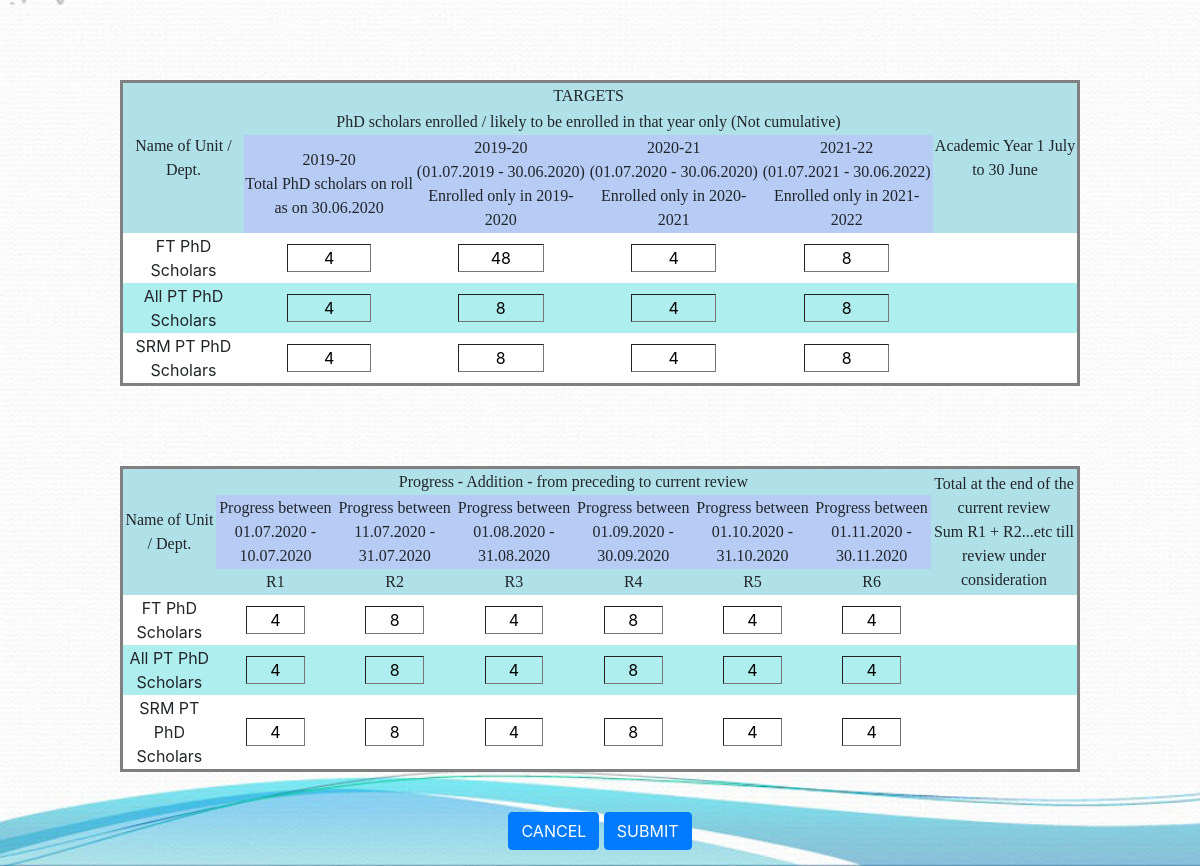
Screenshot of /edittable.php (signed in) with the database file from the repository.
### tables this page shows
CREATE TABLE `targets` (
  `dept_name` text NOT NULL,
  `enrolled_on_30.06` int(1) NOT NULL,
  `enrolled_on_19-20` int(1) NOT NULL,
  `enrolled_on_20-21` int(1) NOT NULL,
  `enrolled _on_21-22` int(1) NOT NULL
);

CREATE TABLE `progress` (
  `Dept Name` text NOT NULL,
  `R1` int(1) NOT NULL,
  `R2` int(1) NOT NULL,
  `R3` int(1) NOT NULL,
  `R4` int(1) NOT NULL,
  `R5` int(1) NOT NULL,
  `R6` int(1) NOT NULL,
  `sum` int(1) NOT NULL
);

### edittable.php (the view, shortened to what this page needs)
<?php include 'config.php';
$sql = "SELECT *  FROM `targets` WHERE `dept_name` = 'FT PhD'";
          $retval = mysqli_query($conn, $sql);
          $row=mysqli_fetch_assoc($retval);
          $enrolled301a=$row['enrolled_on_30.06'];
          $enrolled191a=$row['enrolled_on_19-20'];
          $enrolled201a=$row['enrolled_on_20-21'];
          $enrolled211a=$row['enrolled _on_21-22'];
$sql = "SELECT *  FROM `targets` WHERE `dept_name` = 'PT PhD'";
          $retval = mysqli_query($conn, $sql);
          $row=mysqli_fetch_assoc($retval);
          $enrolled302b=$row['enrolled_on_30.06'];
          $enrolled192b=$row['enrolled_on_19-20'];
          $enrolled202b=$row['enrolled_on_20-21'];
          $enrolled212b=$row['enrolled _on_21-22'];
$sql = "SELECT *  FROM `targets` WHERE `dept_name` = 'SRM PT PhD'";
          $retval = mysqli_query($conn, $sql);
          $row=mysqli_fetch_assoc($retval);
          $enrolled303c=$row['enrolled_on_30.06'];
          $enrolled193c=$row['enrolled_on_19-20'];
          $enrolled203c=$row['enrolled_on_20-21'];
          $enrolled213c=$row['enrolled _on_21-22'];
$sql = "SELECT * FROM `progress` WHERE `Dept Name` = 'FT PhD'";
         $retval = mysqli_query($conn, $sql);
         $row=mysqli_fetch_assoc($retval);
         $R11a=$row['R1'];
         $R21a=$row['R2'];
         $R31a=$row['R3'];
         $R41a=$row['R4'];
         $R51a=$row['R5'];
         $R61a=$row['R6'];
$sql = "SELECT * FROM `progress` WHERE `Dept Name` = 'PT PhD'";
         $retval = mysqli_query($conn, $sql);
         $row=mysqli_fetch_assoc($retval);
         $R12b=$row['R1'];
         $R22b=$row['R2'];
         $R32b=$row['R3'];
         $R42b=$row['R4'];
         $R52b=$row['R5'];
         $R62b=$row['R6'];
$sql = "SELECT * FROM `progress` WHERE `Dept Name` = 'SRM PT PhD'";
         $retval = mysqli_query($conn, $sql);
         $row=mysqli_fetch_assoc($retval);
         $R13c=$row['R1'];
         $R23c=$row['R2'];
         $R33c=$row['R3'];
         $R43c=$row['R4'];
         $R53c=$row['R5'];
         $R63c=$row['R6'];
$user = $_SESSION['username'];
$sql = "SELECT *  FROM `privilage` WHERE `name` = '$user'";
$retval = mysqli_query($conn, $sql);
$privilege = mysqli_fetch_assoc($retval);
?>
<!DOCTYPE html>
<html>
   <head>
			<link rel ="stylesheet" type= "text/css" href= "stylesheets/table.css">
			<link rel="stylesheet" type="text/css" href="https://stackpath.bootstrapcdn.com/bootstrap/4.5.0/css/bootstrap.min.css">
   </head>
   <body>
     <form action="" method="post">
       <table>
          <tr class="head">
            <td rowspan="3">Name of Unit / Dept.</th>
            <td colspan="4">TARGETS</td>
            <td rowspan="3">Academic Year 1 July to 30 June</td>
          </tr>
          <tr class="head1">
            <td colspan="4">PhD scholars enrolled / likely to be enrolled in that year only (Not cumulative)</td>
          </tr>
          <tr class="head2">
						<td>2019-20 <br> Total PhD scholars on roll <br> as on 30.06.2020</td>
            <td>2019-20 <br> (01.07.2019 - 30.06.2020) <br> Enrolled only in 2019-2020</td>
            <td>2020-21 <br> (01.07.2020 - 30.06.2020) <br> Enrolled only in 2020-2021</td>
            <td>2021-22 <br> (01.07.2021 - 30.06.2022) <br> Enrolled only in 2021-2022</td>
          </tr>
          <tr class="odd">
            <td>FT PhD Scholars</td>
						<?php
						if ($privilege['enrolled_on_30.06'] == '1') {
							echo '<td><input  type="text" name="enrolled30F" value='.$enrolled301a.'> </td>';
						}
						else {
							echo '<td> <input type="text" style="border:hidden;" name="enrolled30F" value='.$enrolled301a.' readonly></td>';
						}
						if ($privilege['enrolled_on_19-20'] == '1') {
							echo '<td><input  type="text" name="enrolled19F" value='.$enrolled191a.' > </td>';
						}
						else {
							echo '<td> <input type="text" style="border:hidden;" name="enrolled19F" value='.$enrolled191a.' readonly></td>';
						}
						if ($privilege['enrolled_on_20-21'] == '1') {
							echo '<td><input  type="text" name="enrolled20F" value='.$enrolled201a.' > </td>';
						}
						else {
							echo '<td> <input type="text" style="border:hidden;"name="enrolled20F" value='.$enrolled201a.' readonly></td>';
						}
						if ($privilege['enrolled _on_21-22'] == '1') {
							echo '<td><input  type="text" name="enrolled21F" value='.$enrolled211a.' > </td>';
						}
						else {
							echo '<td> <input type="text" style="border:hidden;" name="enrolled21F" value='.$enrolled211a.' readonly></td>';
						}
						?>
            <td></td>
					</tr>
					<tr class="even">
						<td>All PT PhD Scholars</td>
						<?php
						if ($privilege['enrolled_on_30.06'] == '1') {
							echo '<td><input  type="text" name="enrolled30P" value='.$enrolled302b.' > </td>';
						}
						else {
							echo '<td> <input type="text" style="border:hidden;"  name="enrolled30P" value='.$enrolled302b.' readonly></td>';
						}
						if ($privilege['enrolled_on_19-20'] == '1') {
							echo '<td><input  type="text" name="enrolled19P" value='.$enrolled192b.' > </td>';
						}
						else {
							echo '<td> <input type="text" style="border:hidden;" name="enrolled19P" value='.$enrolled192b.' readonly></td>';
						}
						if ($privilege['enrolled_on_20-21'] == '1') {
							echo '<td><input  type="text" name="enrolled20P" value='.$enrolled202b.' > </td>';
						}
						else {
							echo '<td> <input type="text" style="border:hidden;" name="enrolled20P" value='.$enrolled202b.' readonly></td>';
						}
						if ($privilege['enrolled _on_21-22'] == '1') {
							echo '<td><input  type="text" name="enrolled21P" value='.$enrolled212b.' > </td>';
						}
						else {
							echo '<td> <input type="text" style="border:hidden;"  name="enrolled21P" value='.$enrolled212b.' readonly></td>';
						}
						?>
						<td></td>
					</tr>
          <tr class="odd">
            <td>SRM PT PhD Scholars</td>
						<?php
						if ($privilege['enrolled_on_30.06'] == '1') {
							echo '<td><input  type="text" name="enrolled30S" value='.$enrolled303c.' > </td>';
						}
						else {
							echo '<td> <input type="text" style="border:hidden;" name="enrolled30S" value='.$enrolled303c.' readonly></td>';
						}
						if ($privilege['enrolled_on_19-20'] == '1') {
							echo '<td><input  type="text" name="enrolled19S" value='.$enrolled193c.' > </td>';
						}
						else {
							echo '<td> <input type="text" style="border:hidden;" name="enrolled19S" value='.$enrolled193c.' readonly></td>';
						}
						if ($privilege['enrolled_on_20-21'] == '1') {
							echo '<td><input  type="text" name="enrolled20S" value='.$enrolled203c.' > </td>';
						}
						else {
							echo '<td> <input type="text" style="border:hidden;"  name="enrolled20S" value='.$enrolled203c.' readonly></td>';
						}
						if ($privilege['enrolled _on_21-22'] == '1') {
							echo '<td><input  type="text" name="enrolled21S" value='.$enrolled213c.' > </td>';
						}
						else {
							echo '<td> <input type="text" style="border:hidden;" name="enrolled21S" value='.$enrolled213c.' readonly></td>';
						}
						?>
						<td></td>
          </tr>
       </table>
       <table>
				 <tr class="head">
 					<td rowspan="3">Name of Unit / Dept.</td>
           <td colspan="6"> Progress - Addition - from preceding to current review</td>
 					<td rowspan="3">Total at the end of the current review <br> Sum R1 + R2...etc till review under consideration</td>
         </tr>
         <tr class="head2">
           <td>Progress between <br> 01.07.2020 - 10.07.2020</td>
           <td>Progress between <br> 11.07.2020 - 31.07.2020</td>
           <td>Progress between <br> 01.08.2020 - 31.08.2020</td>
           <td>Progress between <br> 01.09.2020 - 30.09.2020</td>
           <td>Progress between <br> 01.10.2020 - 31.10.2020</td>
           <td>Progress between <br> 01.11.2020 - 30.11.2020</td>
         </tr>
         <tr class="head1">
           <td>R1</td>
           <td>R2</td>
           <td>R3</td>
           <td>R4</td>
           <td>R5</td>
           <td>R6</td>
 				</tr>
          <tr class="odd">
            <td class="odd">FT PhD Scholars</td>
						<?php
						if ($privilege['R1'] == '1') {
							echo '<td><input  type="text" name="R1F" value='.$R11a.' > </td>';
						}
						else {
							echo '<td> <input type="text" style="border:hidden;" name="R1F" value='.$R11a.' readonly></td>';
						}
						if ($privilege['R2'] == '1') {
							echo '<td><input  type="text" name="R2F" value='.$R21a.' > </td>';
						}
						else {echo '<td> <input type="text" style="border:hidden;" name="R2F" value='.$R21a.' readonly></td>';}
						if ($privilege['R3'] == '1') {
							echo '<td><input  type="text" name="R3F" value='.$R31a.' > </td>';
						}
						else {
							echo '<td> <input type="text" style="border:hidden;" name="R3F" value='.$R31a.' readonly></td>';
						}
						if ($privilege['R4'] == '1') {
							echo '<td><input  type="text" name="R4F" value='.$R41a.' > </td>';
						}
						else {
							echo '<td> <input type="text" style="border:hidden;" name="R4F" value='.$R41a.' readonly></td>';
						}
						if ($privilege['R5'] == '1') {
							echo '<td><input  type="text" name="R5F" value='.$R51a.' > </td>';
						}
						else {
							echo '<td> <input type="text" style="border:hidden;" name="R5F" value='.$R51a.' readonly></td>';
						}
						if ($privilege['R6'] == '1') {
							echo '<td><input  type="text" name="R6F" value='.$R61a.' > </td>';
						}
						else {
							echo '<td> <input type="text" style="border:hidden;" name="R6F" value='.$R61a.' readonly></td>';
						}
						?>
						<td></td>
          </tr>
          <tr class="even">
            <td>All PT PhD Scholars</td>
						<?php
						if ($privilege['R1'] == '1') {
							echo '<td><input  type="text" name="R1P" value='.$R12b.' > </td>';
						}
						else {
							echo '<td> <input type="text" style="border:hidden;" name="R1P" value='.$R12b.' readonly></td>';
						}
						if ($privilege['R2'] == '1') {
							echo '<td><input  type="text" name="R2P" value='.$R22b.' > </td>';
						}
						else {
							echo '<td> <input type="text" style="border:hidden;" name="R2P" value='.$R22b.' readonly></td>';
						}
						if ($privilege['R3'] == '1') {
							echo '<td><input  type="text" name="R3P" value='.$R32b.' > </td>';
						}
						else {
							echo '<td> <input type="text" style="border:hidden;" name="R3P" value='.$R32b.' readonly></td>';
						}
						if ($privilege['R4'] == '1') {
							echo '<td><input  type="text" name="R4P" value='.$R42b.' > </td>';
						}
						else {
							echo '<td> <input type="text" style="border:hidden;" name="R4P" value='.$R42b.' readonly></td>';
						}
						if ($privilege['R5'] == '1') {
							echo '<td><input  type="text" name="R5P" value='.$R52b.' > </td>';
						}
						else {
							echo '<td> <input type="text" style="border:hidden;" name="R5P" value='.$R52b.' readonly></td>';
						}
						if ($privilege['R6'] == '1') {
							echo '<td><input  type="text" name="R6P" value='.$R62b.' > </td>';
						}
						else {
							echo '<td> <input type="text" style="border:hidden;"  name="R6P" value='.$R62b.' readonly></td>';
						}
						?>
						<td></td>
          </tr>
          <tr class="odd">
            <td>SRM PT PhD Scholars</td>
						<?php
						if ($privilege['R1'] == '1') {
							echo '<td><input  type="text" name="R1S" value='.$R13c.' > </td>';
						}
						else {
							echo '<td> <input type="text" style="border:hidden;" name="R1S" value='.$R13c.' readonly></td>';
						}
						if ($privilege['R2'] == '1') {
							echo '<td><input  type="text" name="R2S" value='.$R23c.' > </td>';
						}
						else {
							echo '<td> <input type="text" style="border:hidden;"name="R2S" value='.$R23c.' readonly></td>';
						}
						if ($privilege['R3'] == '1') {
							echo '<td><input  type="text" name="R3S" value='.$R33c.' > </td>';
						}
						else {
							echo '<td> <input type="text" style="border:hidden;"  name="R3S" value='.$R33c.' readonly></td>';
						}
						if ($privilege['R4'] == '1') {
							echo '<td><input  type="text" name="R4S" value='.$R43c.' > </td>';
						}
						else {
							echo '<td> <input type="text" style="border:hidden;" name="R4S" value='.$R43c.' readonly></td>';
						}
						if ($privilege['R5'] == '1') {
							echo '<td><input  type="text" name="R5S" value='.$R53c.' > </td>';
						}
						else {
							echo '<td> <input type="text" style="border:hidden;" name="R5S" value='.$R53c.' readonly></td>';
						}
           if ($privilege['R6'] == '1') {
						 echo '<td><input  type="text" name="R6S" value='.$R63c.' > </td>';
					 }
					 else {
						 echo '<td> <input type="text" style="border:hidden;" name="R6S" value='.$R63c.' readonly></td>';
					 }
					 ?>
					 <td></td>
          </tr>
        </table>
				<p align="center"><a href="displaytable.php" class="btn btn-primary">CANCEL</a>
        <input class="btn btn-primary" type="submit" value="SUBMIT" name="submit">
				</p>
     </form>
   </body>
</html>

### stylesheets/table.css (style rules this page uses)
table { width: 80%; margin-left: auto; margin-right: auto; margin-top: 80px; margin-bottom: 40px; border-style: solid; border-spacing: 3px; border-radius: 15px; text-align: center; }
tr.odd { background-color: #FFFFFF; }
tr.even { background-color: #AFEEEE; }
tr.head { background-color: #B0E0E8; font-family: "Times New Roman", Times, serif; }
tr.head1 { background-color: #B0E0E8; font-family: "Times New Roman", Times, serif; }
tr.head2 { background-color: #B6CCF5; font-family: "Times New Roman", Times, serif; }
body { background-image: url("../images/image5.jpg"); background-size: cover; background-repeat: no-repeat; }
input[type="text"] { background: none; border-width: thin; width: 50%; text-align: center; }

### rows the page displays
targets: enrolled30F "4", enrolled19F "48", enrolled20F "4", enrolled21F "8"
targets: enrolled30P "4", enrolled19P "8", enrolled20P "4", enrolled21P "8"
targets: enrolled30S "4", enrolled19S "8", enrolled20S "4", enrolled21S "8"
progress: R1F "4", R2F "8", R3F "4", R4F "8", R5F "4", R6F "4"
progress: R1P "4", R2P "8", R3P "4", R4P "8", R5P "4", R6P "4"
progress: R1S "4", R2S "8", R3S "4", R4S "8", R5S "4", R6S "4"
